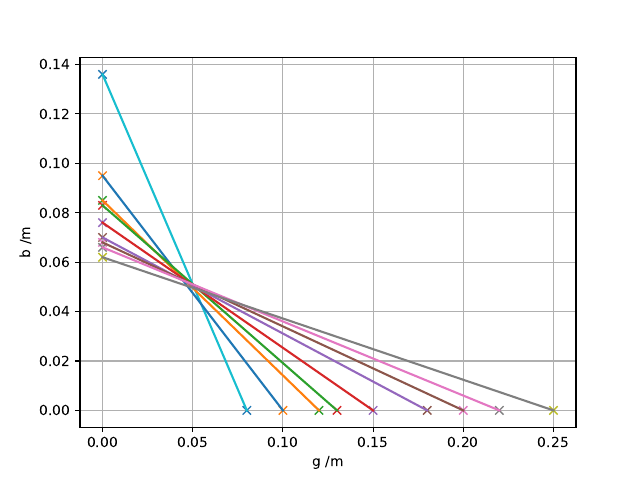

This figure's Python source:

import numpy as np
import sympy as s
import matplotlib.pyplot as plt
from scipy.optimize import curve_fit
from pylab import figure, axes, pie, title, show

print('Graphik1')
print('Steigung','Y-Achsenabschnitt')
x=(0.08 , 0     )
y=(0    , 0.136 )
def f(x,a,b):
    return a*x+b
opt, cov = curve_fit(f, x, y)
print(opt)
print(np.diag(cov**(1/2)))
x_new = np.linspace(x[0], x[1], 500)

x2=( 0.10 ,     0 )
y2=(    0 , 0.095 )
def f2(x2,a2,b2):
    return a2*x2+b2
opt2, cov2 = curve_fit(f2, x2, y2)
print(opt2)
print(np.diag(cov2**(1/2)))
x2_new = np.linspace(x2[0], x2[1], 500)

x3=( 0.12 ,     0 )
y3=(    0 , 0.085 )
def f3(x3,a3,b3):
    return a3*x3+b3
opt3, cov3 = curve_fit(f3, x3, y3)
print(opt3)
print(np.diag(cov3**(1/2)))
x3_new = np.linspace(x3[0], x3[1], 500)

x4=( 0.13 ,     0 )
y4=(    0 , 0.083 )
def f4(x4,a4,b4):
    return a4*x4+b4
opt4, cov4 = curve_fit(f4, x4, y4)
print(opt4)
print(np.diag(cov4**(1/2)))
x4_new = np.linspace(x4[0], x4[1], 500)

x5=( 0.15 ,     0 )
y5=(    0 , 0.076 )
def f5(x5,a5,b5):
    return a5*x5+b5
opt5, cov5 = curve_fit(f5, x5, y5)
print(opt5)
print(np.diag(cov5**(1/2)))
x5_new = np.linspace(x5[0], x5[1], 500)

x6=( 0.18 ,     0 )
y6=(    0 , 0.070 )
def f6(x6,a6,b6):
    return a6*x6+b6
opt6, cov6 = curve_fit(f6, x6, y6)
print(opt6)
print(np.diag(cov6**(1/2)))
x6_new = np.linspace(x6[0], x6[1], 500)

x7=( 0.20 ,     0 )
y7=(    0 , 0.068 )
def f7(x7,a7,b7):
    return a7*x7+b7
opt7, cov7 = curve_fit(f7, x7, y7)
print(opt7)
print(np.diag(cov7**(1/2)))
x7_new = np.linspace(x7[0], x7[1], 500)

x8=( 0.22 ,     0 )
y8=(    0 , 0.066 )
def f8(x8,a8,b8):
    return a8*x8+b8
opt8, cov8 = curve_fit(f8, x8, y8)
print(opt8)
print(np.diag(cov8**(1/2)))
x8_new = np.linspace(x8[0], x8[1], 500)

x9=( 0.25 ,     0 )
y9=(    0 , 0.062 )
def f9(x9,a9,b9):
    return a9*x9+b9
opt9, cov9 = curve_fit(f9, x9, y9)
print(opt9)
print(np.diag(cov9**(1/2)))
x9_new = np.linspace(x9[0], x9[1], 500)

#x10=(   ,   )
#y10=(   ,   )
#def f10(x10,a10,b10):
#    return a10*x10+b10
#opt10, cov10 = curve_fit(f10, x10, y10)
#print(opt10)
#print(np.diag(cov10**(1/2)))
#x10_new = np.linspace(x10[0], x10[1], 500)

plt.figure(1)
plt.plot(x,y,'x')
plt.plot(x2,y2,'x')
plt.plot(x3,y3,'x')
plt.plot(x4,y4,'x')
plt.plot(x5,y5,'x')
plt.plot(x6,y6,'x')
plt.plot(x7,y7,'x')
plt.plot(x8,y8,'x')
plt.plot(x9,y9,'x')
#plt.plot(x10,y10,'x')
plt.plot(x_new,f(x_new,*opt),'-')
plt.plot(x2_new,f2(x2_new,*opt2),'-')
plt.plot(x3_new,f3(x3_new,*opt3),'-')
plt.plot(x4_new,f4(x4_new,*opt4),'-')
plt.plot(x5_new,f5(x5_new,*opt5),'-')
plt.plot(x6_new,f6(x6_new,*opt6),'-')
plt.plot(x7_new,f7(x7_new,*opt7),'-')
plt.plot(x8_new,f8(x8_new,*opt8),'-')
plt.plot(x9_new,f9(x9_new,*opt9),'-')
#plt.plot(x10_new,f10(x10_new,*opt10),'-')
plt.xlabel('g /m')
plt.ylabel('b /m')
plt.grid()
plt.legend()




plt.savefig('f50.pdf')
print ('Fertig')
